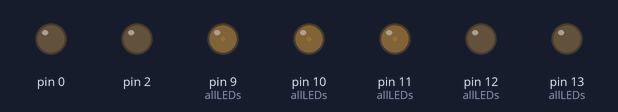
Bench run of a sketch on a simulated Arduino Uno, built with avr-gcc and run on an emulated ATmega328P. Parts: output pins drawn as LEDs (lit = HIGH).

Above: at 0.05 s.
At 1.05 s:
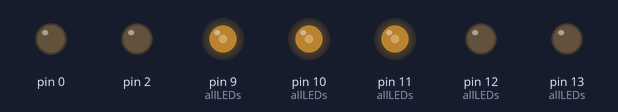
At 1.55 s:
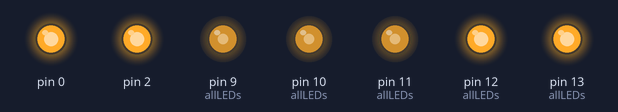
At 2.8 s:
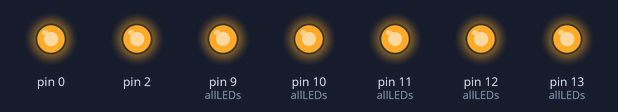
At 4.1 s:
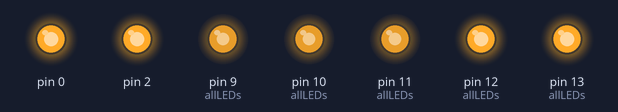
At 5.6 s:
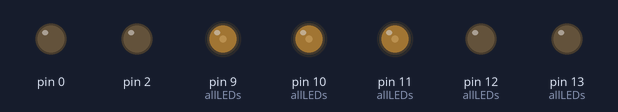
Timing chart, 0 to 9.3 s (numbered marks = the images above):
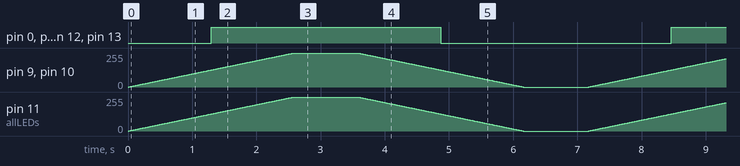

The sketch:

irelandMap.ino
```cpp
int westportLED = 9;
int holycrossLED = 10;
int donegalLED = 11;
int sligoLED = 12;
int inishbofinLED = 13;

int allLEDs[] = {donegalLED, sligoLED, inishbofinLED, westportLED, holycrossLED};
int numberOfLEDs = sizeof(allLEDs);

void setup() {
  for (byte i = 0; i < numberOfLEDs; i = i + 1) {
    pinMode(allLEDs[i], OUTPUT);
  }
}

void lightLEDsWithBrightness(int brightness) {
  for (int i = 0; i < numberOfLEDs; i = i + 1) {
    analogWrite(allLEDs[i], brightness);
  }
}

void loop() {
  for (int brightness = 0; brightness < 255; brightness = brightness + 1) {
    lightLEDsWithBrightness(brightness);
    delay(10);
  }
  delay(1000);

  for (int brightness = 255; brightness >= 0; brightness = brightness - 1) {
    lightLEDsWithBrightness(brightness);
    delay(10);
  }
  delay(1000);
}
```

Measured:
- by itself, pin 0, pin 2, pin 12 (allLEDs), pin 13 (allLEDs): alternates HIGH for 3.6 s and LOW for 3.6 s
